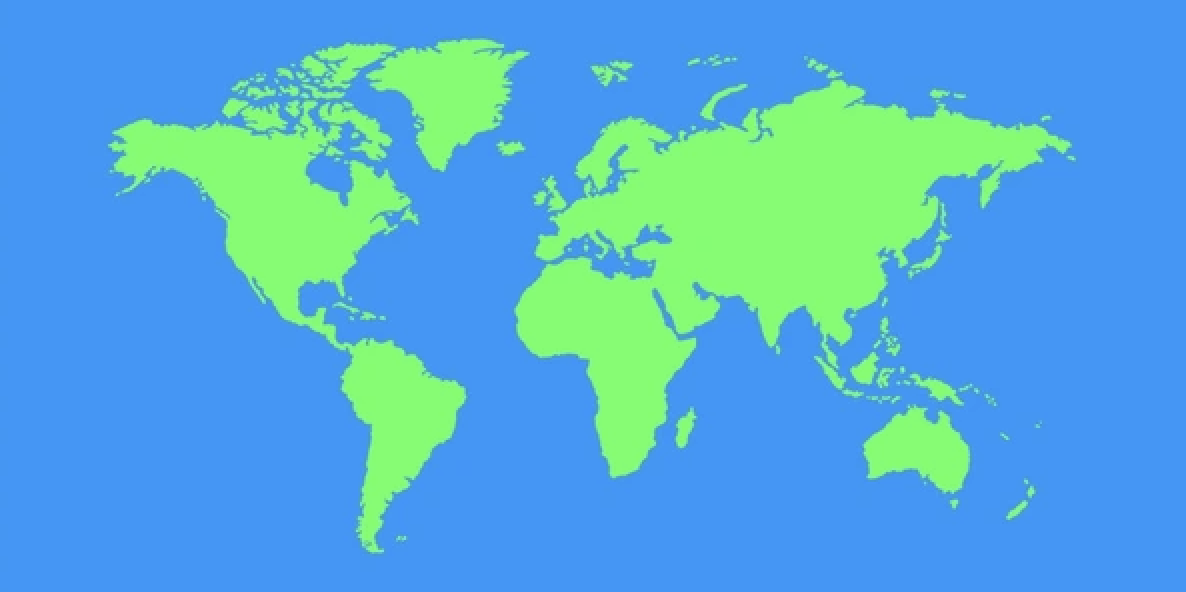
#> input picture utils/image.png, 1186 x 592 px
$ python gen.py image.png out.png
#> lines starting #> are read from the running program, lines starting #| are printed output that depends on the picture
from PIL import Image
import numpy as np
import sys

TEX_WIDTH = 64
TEX_HEIGHT = 52

def avg_color(img, x0, y0, x1, y1):
    region = np.array(img.crop((x0, y0, x1, y1)))
    if region.size == 0:
        return (0, 0, 0)
    return tuple(region.reshape(-1, 3).mean(axis=0).astype(int))

def to_bin_grb(rgb):
    r, g, b = rgb
    return f"{g:08b}{r:08b}{b:08b}"

def main():
    input_file = sys.argv[1]
    output_file = sys.argv[2]

    img = Image.open(input_file).convert("RGB")
    W, H = img.size
#> W = 1186; H = 592

    cell_w = W / TEX_WIDTH
#> cell_w = 18.53
    cell_h = H / TEX_HEIGHT
#> cell_h = 11.38

    preview = Image.new("RGB", (TEX_WIDTH, TEX_HEIGHT))
#> preview: PIL image 64x52 RGB; every value is 0

    with open(output_file, "w") as f:
        for row in range(TEX_HEIGHT):
            # flip vertically: logical row 0 uses bottom of the source image
            src_row = TEX_HEIGHT - 1 - row

            for col in range(TEX_WIDTH):
                src_col = TEX_WIDTH - 1 - col
                x0 = int(src_col * cell_w)
                x1 = int((src_col + 1) * cell_w)
                y0 = int(src_row * cell_h)
                y1 = int((src_row + 1) * cell_h)

                rgb = avg_color(img, x0, y0, x1, y1)
                f.write(to_bin_grb(rgb) + "\n")

                preview.putpixel((col, row), rgb)
#> this loop made 52 passes
#> src_row on passes 2 to 4: 50, 49, 48
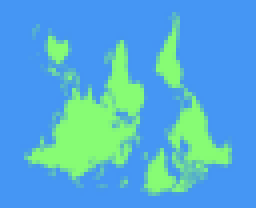
#> preview: PIL image 64x52 RGB (shown 4 times larger); mean R, G, B 83.6, 172.6, 214.4

    preview.show()

if __name__ == "__main__":
    main()
